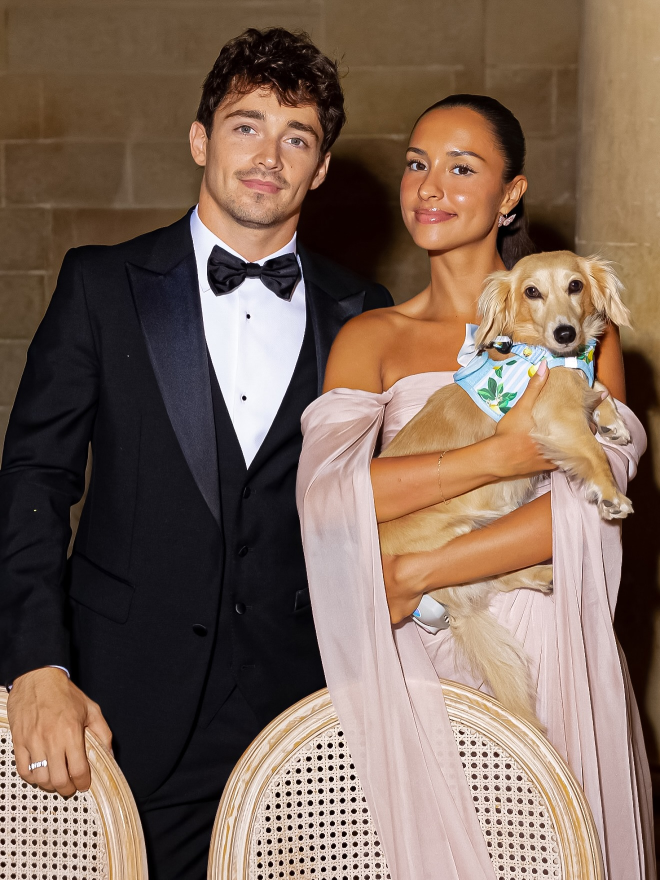
#> input picture 573119169_17901999282294743_7863537376163986679_n.jpg, 1320 x 1760 px, found by its file name (shown at 1/2 size)
$ python Basics_of_image_manipulation.py
#> lines starting #> are read from the running program, lines starting #| are printed output that depends on the picture
import cv2

import numpy as np

import matplotlib.pyplot as plt


# Load the image

image = cv2.imread('/Users/gurpreetsingh/Desktop/After Class Project/573119169_17901999282294743_7863537376163986679_n.jpg')
#> image is the input picture: shape (1760, 1320, 3); mean B, G, R 88.5, 102.5, 124.8


# Convert to RGB for displaying with matplotlib

image_rgb = cv2.cvtColor(image, cv2.COLOR_BGR2RGB)


# Show the original image

plt.imshow(image_rgb)

plt.title("Original Image")

plt.show()


# Convert to grayscale

gray_image = cv2.cvtColor(image, cv2.COLOR_BGR2GRAY)
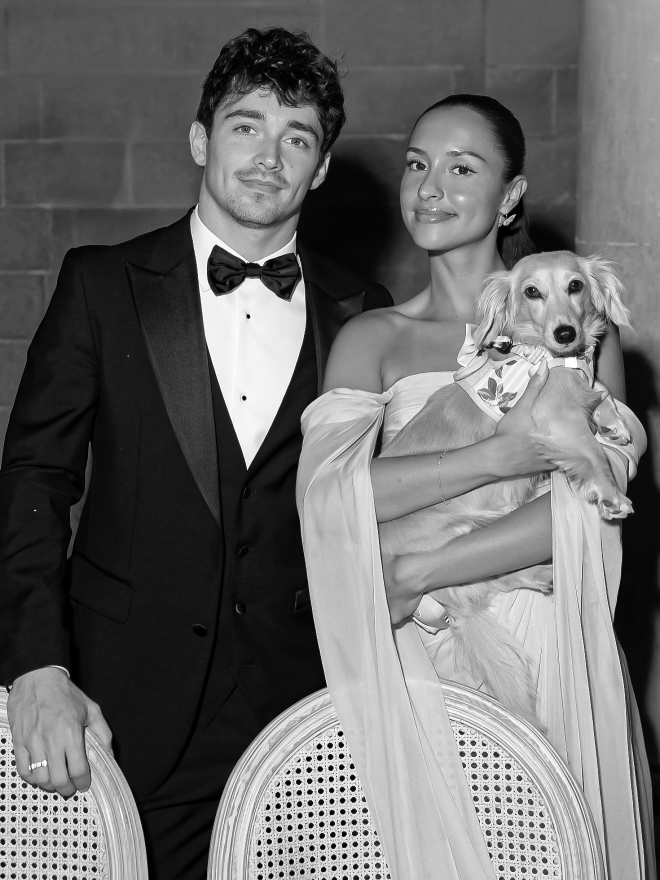
#> gray_image: shape (1760, 1320) (shown at 1/2 size); min 0, max 255, mean 107.6

plt.imshow(gray_image, cmap='gray')

plt.title("Grayscale Image")

plt.show()


# Crop the image (assuming we want the region from 100:300, 200:400)

cropped_image = image[100:300, 200:400]
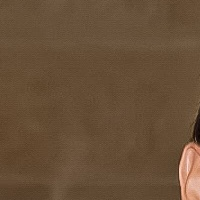
#> cropped_image: shape (200, 200, 3); mean B, G, R 55.8, 79.6, 104

cropped_rgb = cv2.cvtColor(cropped_image, cv2.COLOR_BGR2RGB)

plt.imshow(cropped_rgb)

plt.title("Cropped Region")

plt.show()


# Rotate the image by 45 degrees

(h, w) = image.shape[:2]
#> h = 1760; w = 1320

center = (w // 2, h // 2)
#> center = (660, 880)

M = cv2.getRotationMatrix2D(center, 45, 1.0)

rotated = cv2.warpAffine(image, M, (w, h))
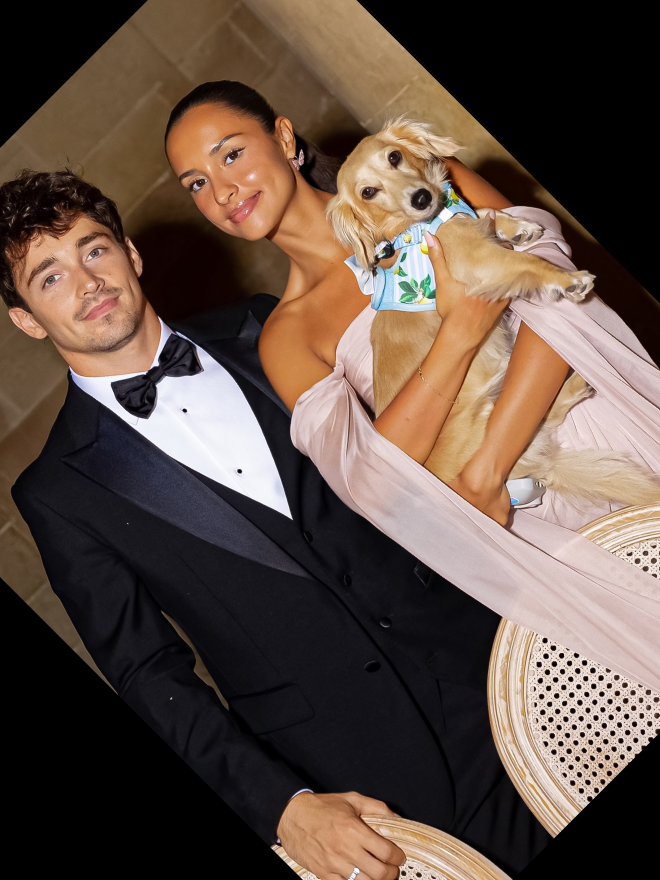
#> rotated: shape (1760, 1320, 3) (shown at 1/2 size); mean B, G, R 68.6, 79.1, 96.8

rotated_rgb = cv2.cvtColor(rotated, cv2.COLOR_BGR2RGB)

plt.imshow(rotated_rgb)

plt.title("Rotated Image")

plt.show()


# Increase brightness by adding 50 to all pixel values

brightness_matrix = np.ones(image.shape, dtype="uint8") * 50

brighter = cv2.add(image, brightness_matrix)
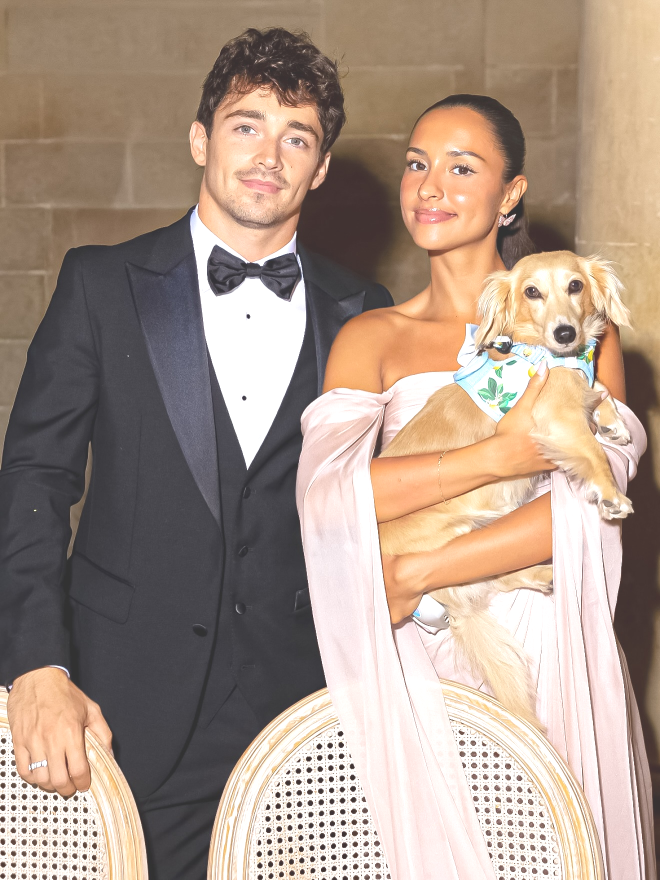
#> brighter: shape (1760, 1320, 3) (shown at 1/2 size); mean B, G, R 136.8, 150.7, 170.2

brighter_rgb = cv2.cvtColor(brighter, cv2.COLOR_BGR2RGB)

plt.imshow(brighter_rgb)

plt.title("Brighter Image")

plt.show()


# Save the output images

cv2.imwrite('output_images/grayscale_image.jpg', gray_image)

cv2.imwrite('output_images/cropped_image.jpg', cropped_image)

cv2.imwrite('output_images/rotated_image.jpg', rotated)

cv2.imwrite('output_images/brighter_image.jpg', brighter)
